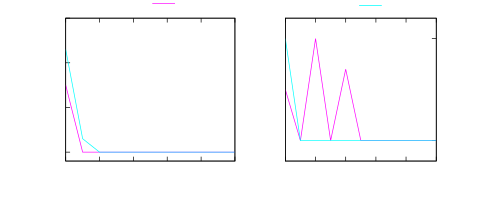

The script that saved this image:
#set terminal x11
# set output
set style line 1 lt 4 lw 2
set style line 2 lt 5 lw 2
set style line 3 lt 2 lw 2
set style line 4 lt 1 lw 2
set style line 5 lt 6 lw 1
set size 1,0.6
set origin 0,0
set multiplot
set size 0.525,0.6
set origin 0,0
set ytics nomirror
set xtics 2
set ytics 10
set ylabel "Inventory"
set xlabel "Time"
set xrange [0:10]
set yrange [-2:30]
set key at first 7, first 35
set key horizontal samplen 2
#unset key
plot "stable_SC.dat" u 1:2 w l ls 1 t "Retailer",\
"" u 5:6 w l ls 2 notitle
set size 0.525, 0.6
set origin 0.525,0
unset ylabel
unset ytics
set key horizontal samplen 2
set key at first 7, second 14
set xtics 2
set y2tics nomirror
set y2label "Backorder"
set y2tics 10
set xrange [0:10]
set xlabel "Time"
set y2range [-2:12]
plot "stable_SC.dat" u 3:4 w l ls 1 axis x1y2 notitle,\
"" u 7:8 w l ls 2 axis x1y2 t "Manufacturer"
